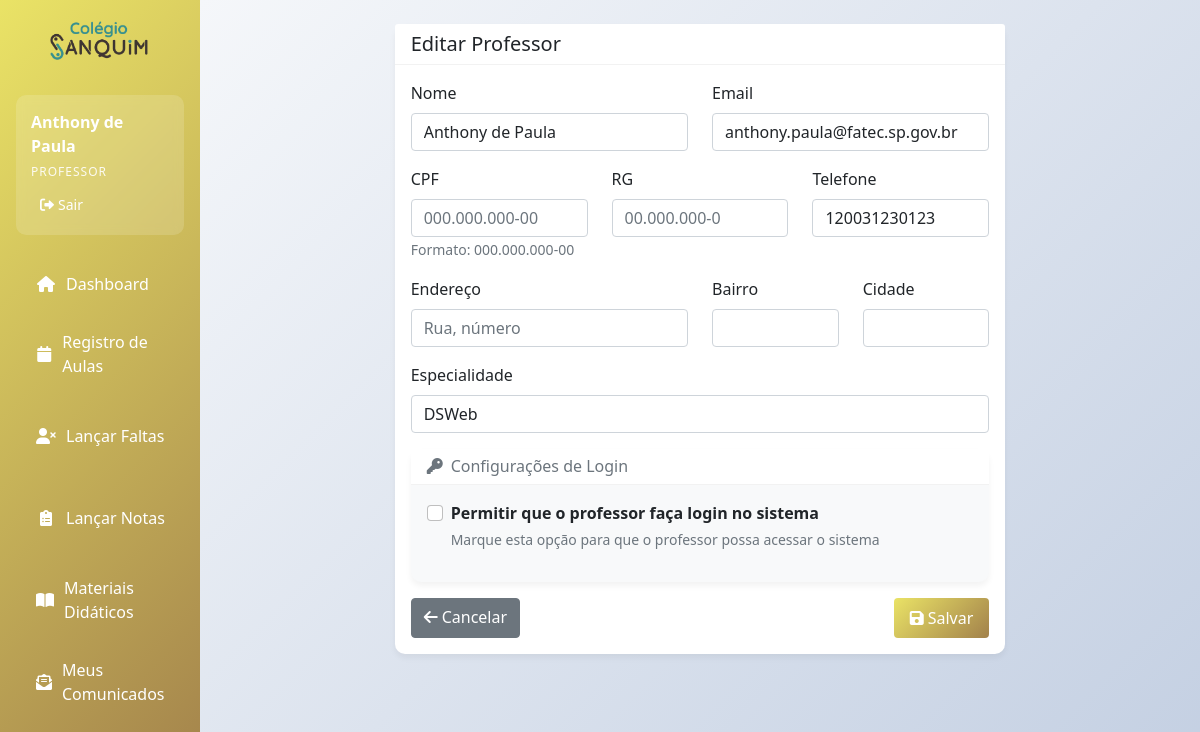
The page /professores/1/editar (signed in) on the database its author committed.
### app.py (models this page shows, shortened)
class Professor(db.Model):
    __tablename__ = 'professor'
    id = db.Column(db.Integer, primary_key=True)
    nome = db.Column(db.String(100), nullable=False)
    cpf = db.Column(db.String(14), nullable=False, unique=True)
    rg = db.Column(db.String(20))
    endereco = db.Column(db.String(255))
    bairro = db.Column(db.String(100))
    cidade = db.Column(db.String(100))
    email = db.Column(db.String(120), unique=True, nullable=False)
    telefone = db.Column(db.String(20))
    status = db.Column(db.Integer, default=1)
    senha_hash = db.Column(db.String(255), nullable=True)  # Novo campo
    especialidade = db.Column(db.String(100))
    ativo = db.Column(db.Boolean, default=True)  # Novo campo
    disciplinas_ministradas = db.relationship('Disciplina', back_populates='professor', lazy=True)

### app.py (the view, shortened to what this page needs)
@app.route('/professores/<int:id>/editar', methods=['GET', 'POST'])
@login_required
def editar_professor(id):
    if session.get('user_tipo') == 'professor' and session.get('user_id') != id:
        flash('Você só pode editar seu próprio perfil!', 'error')
        return redirect(url_for('index'))
    professor = Professor.query.get_or_404(id)
    form = ProfessorForm(obj=professor)
    if professor.senha_hash:
        form.senha.render_kw = {**form.senha.render_kw, 'data-has-password': 'true'}
    return render_template('professores/form.html', form=form, titulo='Editar Professor', professor=professor)

### app.py
class ProfessorForm(FlaskForm):
    nome = StringField('Nome', validators=[DataRequired()])
    email = StringField('Email', validators=[DataRequired(), Email()])
    senha = PasswordField('Senha', validators=[Length(min=0, max=100)], render_kw={"placeholder": "Deixe em branco se não quiser login"})
    telefone = StringField('Telefone')
    especialidade = StringField('Especialidade')

### app.py (called while the page is built)
def login_required(f):
    @wraps(f)
    def decorated_function(*args, **kwargs):
        if 'user_id' not in session:
            return redirect(url_for('login'))
        return f(*args, **kwargs)
    return decorated_function

### templates/professores/form.html (shortened to what this page needs)
{% extends "base.html" %}
{% block content %}
<div class="row">
    <div class="col-md-8 mx-auto">
        <div class="card">
            <div class="card-header">
                <h5 class="mb-0">{{ titulo }}</h5>
            </div>
            <div class="card-body">
                <form method="POST">
                    <div class="row">
                        <div class="col-md-6 mb-3">
                            {{ form.nome.label(class="form-label") }}
                            {{ form.nome(class="form-control", placeholder="Nome completo") }}
                        </div>
                        <div class="col-md-6 mb-3">
                            {{ form.email.label(class="form-label") }}
                            {{ form.email(class="form-control", placeholder="email@exemplo.com") }}
                        </div>
                    </div>
                    <div class="row">
                        <div class="col-md-4 mb-3">
                            <label class="form-label">CPF</label>
                            <input type="text" class="form-control" name="cpf" placeholder="000.000.000-00"
                                   pattern="\d{3}\.\d{3}\.\d{3}-\d{2}" required>
                            <small class="form-text text-muted">Formato: 000.000.000-00</small>
                        </div>
                        <div class="col-md-4 mb-3">
                            <label class="form-label">RG</label>
                            <input type="text" class="form-control" name="rg" placeholder="00.000.000-0">
                        </div>
                        <div class="col-md-4 mb-3">
                            {{ form.telefone.label(class="form-label") }}
                            {{ form.telefone(class="form-control", placeholder="(00) 00000-0000") }}
                        </div>
                    </div>
                    <div class="row">
                        <div class="col-md-6 mb-3">
                            <label class="form-label">Endereço</label>
                            <input type="text" class="form-control" name="endereco" placeholder="Rua, número">
                        </div>
                        <div class="col-md-3 mb-3">
                            <label class="form-label">Bairro</label>
                            <input type="text" class="form-control" name="bairro">
                        </div>
                        <div class="col-md-3 mb-3">
                            <label class="form-label">Cidade</label>
                            <input type="text" class="form-control" name="cidade">
                        </div>
                    </div>
                    <div class="row">
                        <div class="col-md-12 mb-3">
                            {{ form.especialidade.label(class="form-label") }}
                            {{ form.especialidade(class="form-control", placeholder="Ex: Matemática, Física, etc.") }}
                        </div>
                    </div>
                    <div class="card mb-3" style="background-color: #f8f9fa;">
                        <div class="card-header py-2">
                            <h6 class="mb-0 text-muted">
                                <i class="fas fa-key me-2"></i>Configurações de Login
                            </h6>
                        </div>
                        <div class="card-body">
                            <div class="form-check mb-3">
                                <input class="form-check-input" type="checkbox" id="habilitar_login" name="habilitar_login"
                                       onchange="toggleLoginFields()" {% if form.senha.data %}checked{% endif %}>
                                <label class="form-check-label" for="habilitar_login">
                                    <strong>Permitir que o professor faça login no sistema</strong>
                                </label>
                                <div class="form-text">
                                    Marque esta opção para que o professor possa acessar o sistema
                                </div>
                            </div>
                        </div>
                    </div>
                    <div class="d-flex justify-content-between">
                        <a href="{{ url_for('listar_professores') }}" class="btn btn-secondary">
                            <i class="fas fa-arrow-left me-1"></i>Cancelar
                        </a>
                        <button type="submit" class="btn btn-primary" id="btn_salvar">
                            <i class="fas fa-save me-1"></i>Salvar
                        </button>
                    </div>
                </form>
            </div>
        </div>
    </div>
</div>
{% endblock %}

### templates/base.html (shortened to what this page needs)
<!DOCTYPE html>
<html lang="pt-br">
  <head>
    <link
      href="https://cdnjs.cloudflare.com/ajax/libs/bootstrap/5.1.3/css/bootstrap.min.css"
      rel="stylesheet"
    />
    <link
      href="https://cdnjs.cloudflare.com/ajax/libs/font-awesome/6.0.0/css/all.min.css"
      rel="stylesheet"
    />
  </head>
  <body>
    <div class="container-fluid">
      <div class="row">
        <div class="col-md-3 col-lg-2 px-0 sidebar">
          <div class="mt-auto text-center py-3" style="margin-top: auto !important;">
              <img src="{{ url_for('static', filename='images/logosamquim.png') }}"
                   alt="Sanquim Logo"
                   style="max-width: 50%; height: auto;">
          </div>
          <div class="p-3">
            <div class="user-info">
              <div class="user-name">{{ session.user_nome }}</div>
              <div class="user-type">{{ session.user_tipo|capitalize }}</div>
              <div
                class="mt-2 d-flex justify-content-between align-items-center"
              >
                <a
                  href="{{ url_for('logout') }}"
                  class="btn btn-logout btn-sm"
                  style="color: white"
                >
                  <i class="fas fa-sign-out-alt me-1"></i>Sair
                </a>
              </div>
            </div>
            <nav class="nav flex-column mt-3">
              {% if session.user_tipo != 'admin' %}
              <a
                class="nav-link {% if request.endpoint == 'index' %}active{% endif %}"
                href="{{ url_for('index') }}"
              >
                <i class="fas fa-home"></i> Dashboard
              </a>
              {% endif %}
              {% if session.user_tipo == 'professor' %}
              <a
                class="nav-link {% if request.endpoint == 'calendario_professor' %}active{% endif %}"
                href="{{ url_for('calendario_professor') }}"
              >
                <i class="fas fa-calendar"></i> Registro de Aulas
              </a>
              <a
                class="nav-link {% if request.endpoint == 'listar_faltas_professor' %}active{% endif %}"
                href="{{ url_for('listar_faltas_professor') }}"
              >
                <i class="fas fa-user-times"></i> Lançar Faltas
              </a>
              <a
                class="nav-link {% if request.endpoint == 'listar_notas' %}active{% endif %}"
                href="{{ url_for('listar_notas') }}"
              >
                <i class="fas fa-clipboard-list"></i> Lançar Notas
              </a>
              <a
                class="nav-link {% if request.endpoint == 'listar_materiais' %}active{% endif %}"
                href="{{ url_for('listar_materiais') }}"
              >
                <i class="fas fa-book-open"></i> Materiais Didáticos
              </a>
              <a
                class="nav-link {% if request.endpoint == 'listar_comunicados_enviados' %}active{% endif %}"
                href="{{ url_for('listar_comunicados_enviados') }}"
              >
                <i class="fas fa-envelope-open-text"></i> Meus Comunicados
              </a>
              {% endif %}
            </nav>
          </div>
        </div>
        <div class="col-md-9 col-lg-10 main-content" style="background: linear-gradient(135deg, #f5f7fa 0%, #c3cfe2 100%);">
          <div class="p-4">
            {% block content %}{% endblock %}
          </div>
        </div>
      </div>
    </div>
  </body>
</html>

### templates/base.html (style rules this page uses)
:root { --primary-color: #eae366; --secondary-color: #a2814b; --accent-color: #379091; --danger-color: #e74c3c; --success-color: #2ecc71; }
.sidebar { background: linear-gradient( 135deg, var(--primary-color) 0%, var(--secondary-color) 100% ); min-height: 100vh; transition: all 0.3s; }
.sidebar .nav-link { color: white; padding: 12px 20px; border-radius: 8px; margin: 5px 0; transition: all 0.2s; display: flex; align-items: center; }
.sidebar .nav-link i { margin-right: 10px; width: 20px; text-align: center; }
.main-content { background-color: #f8f9fa; min-height: 100vh; }
.card { border: none; border-radius: 10px; box-shadow: 0 4px 6px rgba(0, 0, 0, 0.05); transition: transform 0.2s, box-shadow 0.2s; }
.card-header { background-color: white; border-bottom: 1px solid rgba(0, 0, 0, 0.05); font-weight: 600; }
.btn-primary { background: linear-gradient( 135deg, var(--primary-color) 0%, var(--secondary-color) 100% ); border: none; padding: 8px 16px; }
.user-info { background-color: rgba(255, 255, 255, 0.15); border-radius: 10px; padding: 15px; margin-bottom: 20px; backdrop-filter: blur(5px); }
.user-info .user-name { color: white; font-weight: bold; margin-bottom: 5px; }
.user-info .user-type { color: rgba(255, 255, 255, 0.9); font-size: 12px; text-transform: uppercase; letter-spacing: 1px; }

### templates/professores/form.html (style rules this page uses)
.card .card-header h6 { color: #6c757d; }
.form-check-label { cursor: pointer; }
.form-text { font-size: 0.875rem; color: #6c757d; }

### rows shown on the page
Professor: user_nome "Anthony de Paula", nome "Anthony de Paula", email "anthony.paula@fatec.sp.gov.br", telefone "120031230123", especialidade "DSWeb"

### other values the page prints
{{ session.user_tipo|capitalize }} "PROFESSOR"
{{ titulo }} "Editar Professor"
